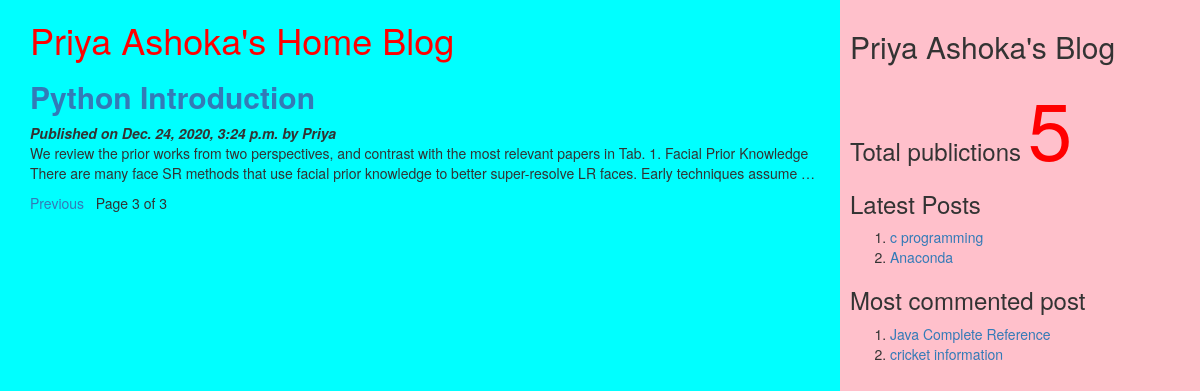
/?page=3, run on the app's committed database.
### myApp/models.py (models this page shows, shortened)
class Post(models.Model):
          tags=TaggableManager()
          STATUS_CHOICES=(('draft','Draft'),('published','Published'))
          title=models.CharField(max_length=256)
          slug=models.SlugField(max_length=264,unique_for_date='publish')
          author=models.ForeignKey(User,related_name='blog_posts',on_delete= models.CASCADE)
          body=models.TextField()
          publish=models.DateTimeField(default=timezone.now)
          created=models.DateTimeField(auto_now_add=True)
          updated=models.DateTimeField(auto_now=True)
          status= models.CharField(max_length=10,choices=STATUS_CHOICES,default='draft')
          objects=CustomManager()
          class Meta:
                ordering=('-publish',)
          def get_absolute_url(self):
                return reverse('post_detail',args=[self.publish.year,self.publish.strftime('%m'),self.publish.strftime('%d'),self.slug])

### myApp/views.py (the view)
# urls.py: url(r'^$',views.post_list_view),
def post_list_view(request,tag_slug=None):
    post_list=Post.objects.all()
    tag=None
    if tag_slug:
        tag=get_object_or_404(Tag,slug=tag_slug)#provided slug
        post_list=post_list.filter(tags__in=[tag])
    paginator=Paginator(post_list,2) #step1
    page_number=request.GET.get('page') #step2
    try:
       post_list=paginator.page(page_number) #step2
    except PageNotAnInteger:
       post_list=paginator.page(1) #step 3
    except EmptyPage:
      post_list=paginator.page(paginator.num_pages) #step 4
    d={'post_list':post_list,'tag':tag}
    return render(request,'myApp/post_list.html',d)

### myApp/models.py (called while the page is built)
    def get_queryset(self):
        return super().get_queryset().filter(status='published')

### myApp/templatetags/mytags.py (called while the page is built)
@register.simple_tag
def total_posts():
    return Post.objects.count()

@register.inclusion_tag('myApp/latest_post.html')
def show_latest_posts(count=3):
    latest_posts=Post.objects.order_by('-publish')[:count]
    return {'latest_posts':latest_posts}

@register.simple_tag
def get_most_commented_posts(count=2):
    return Post.objects.annotate(total_comments=Count('comments')).order_by('-total_comments')[:count]

### templates/myApp/post_list.html (shortened to what this page needs)
<html>
    {%extends 'myApp/parent.html'%}
        {%block content_block%}
        <h1 style="color:red">Priya Ashoka's Home Blog</h1>
        {%for post in post_list%}
        <a href="{{post.get_absolute_url}}"><h2><b>{{post.title}}</b></h2></a>
        <i><b>Published on {{post.publish}} by {{post.author|title}}</b></i>
        {{post.body|truncatewords:40|linebreaks}}
        {%endfor%}
        {%include 'myApp/pagination.html' with page=post_list%}
        {%endblock%}

### templates/myApp/parent.html (shortened to what this page needs)
<html>
{%load mytags%}
    <head>
        <link rel="stylesheet" href="https://maxcdn.bootstrapcdn.com/bootstrap/3.3.7/css/bootstrap.min.css">
    </head>
    <body>
        <div class="content" style="width:70%;float:left;background-color:aqua;height:300%;padding:0 0 0 30px">
              {%block content_block%}
              {%endblock%}
        </div>
        <div class="sidebar" style="width:30%;float:right;background-color:pink;height:300%;padding:10px">
            <h2>Priya Ashoka's Blog</h2>
            <h3>Total publictions
              <span style="color:red;font-size:80px">
              {%total_posts%}</span>
              <h3>Latest Posts</h3>
              {% show_latest_posts 2 %}
              <h3>Most commented post</h3>
              {%get_most_commented_posts as m%}
              <ol>
                {%for post in m%}
                <li><a href="{{post.get_absolute_url}}">{{post.title}}</a></li>
                {%endfor%}
              </ol>
            </h3>
        </div>
    </body>
</html>

### templates/myApp/latest_post.html
<!DOCTYPE html>
<html lang="en" dir="ltr">
  <body>
    <ol>
    {%for post in latest_posts%}
    <li><a href="{{post.get_absolute_url}}">{{post.title}}</a></li>
    {%endfor%}
    </ol>
  </body>
</html>

### data on the page
Post: title "Python Introduction", publish "Dec. 24, 2020, 3:24 p.m.", author "Priya", body "We review the prior works from two perspectives, and contrast with the most relevant papers in Tab. 1. Facial Prior Knowledge There are many face SR methods that use facial prior knowledge to better super-resolve LR faces. Early techniques assume …"
Post: title "c programming"
Post: title "Anaconda"
Post: title "Java Complete Reference"
Post: title "cricket information"

### other printed values
{{ page.number }} "3"
{{ page.paginator.num_pages }} "3"
